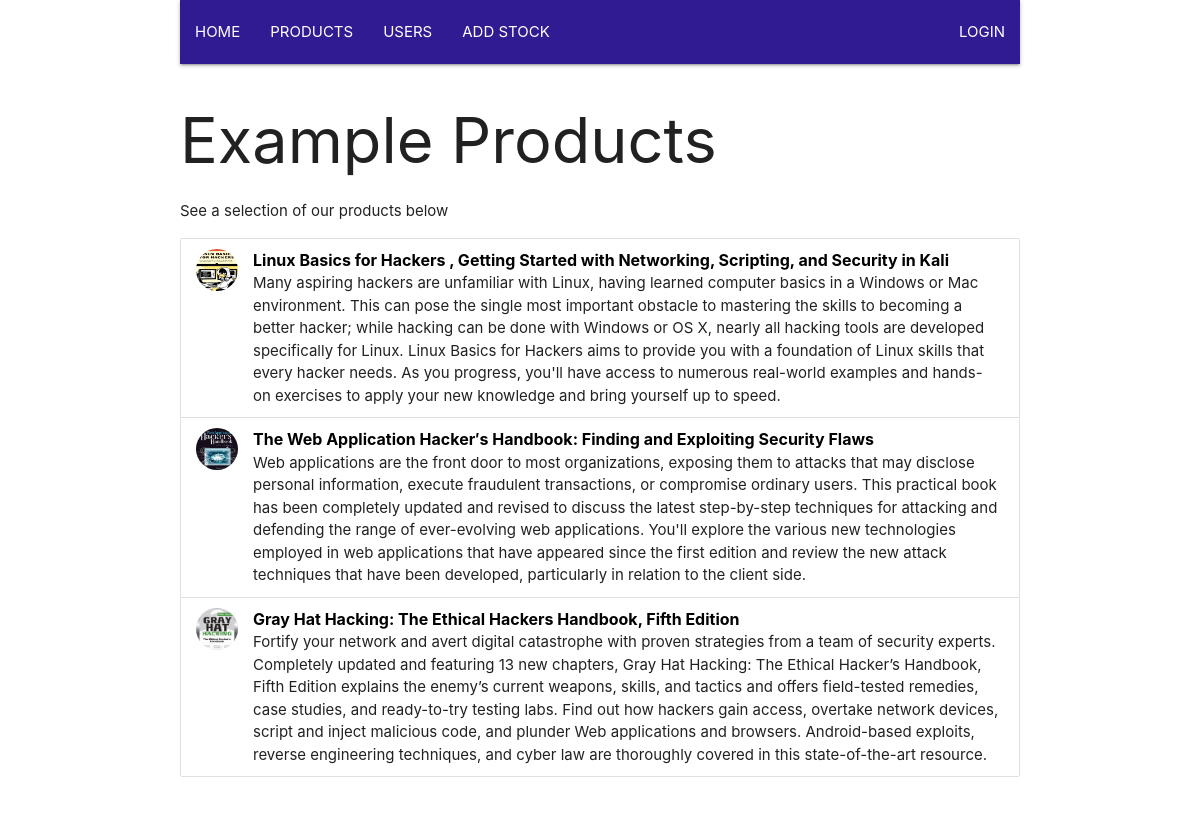
The app's page /adminproducts with its own data.
### tables this page shows
CREATE TABLE product (
   id INTEGER PRIMARY KEY,
   name TEXT NOT NULL,
   description TEXT NOT NULL,
   price REAL,
   image TEXT
   );

### app/views.py (the view)
@app.route("/adminproducts", methods=["GET", "POST"])
def adminproducts():
    theItem = flask.request.args.get("item")
    books = query_db("SELECT * FROM product")
    return flask.render_template("adminproducts.html",
                                 books=books)

### app/meta.py (called while the page is built)
def make_dicts(cursor, row):
    return dict((cursor.description[idx][0], value)
                for idx, value in enumerate(row))

def get_db():
    db = getattr(g, '_database', None)
    if db is None:
        db = g._database = sqlite3.connect(DATABASE)
    db.row_factory = make_dicts
    return db

def query_db(query, args=(), one=False):
    cur = get_db().execute(query, args)
    rv = cur.fetchall()
    cur.close()
    return (rv[0] if rv else None) if one else rv

@app.teardown_appcontext
def close_connection(exception):
    db = getattr(g, '_database', None)
    if db is not None:
        db.close()

### app/templates/adminproducts.html (shortened to what this page needs)
{% extends "adminbase.html" %}
{% block content %}
<div class="row">
  {% if not session["user"] %}
  <h1>Example Products</h1>
  <p>See a selection of our products below</p>
  {% else %}
  <h1>Example Products</h1>
  {% endif %}
  <ul class="collection">
    {% for item in books %}
    <li class="collection-item avatar">
      <img src="{{ url_for('serve_image', name=item.image)}}" alt="" class="circle">
	<span class="title">{{ item.name }}</span>
      <p>{{ item.description }}</p>
    </li>
    {% endfor %}
  </ul>
</div>
{% endblock content %}

### app/static/custom.css (style rules this page uses)
.collection .collection-item.avatar .title { font-weight: bold; color: black; }

### records on screen
product: image (picture), name "Linux Basics for Hackers , Getting Started with Networking, Scripting, and Security in Kali", description "Many aspiring hackers are unfamiliar with Linux, having learned computer basics in a Windows or Mac environment. This can pose the single most important obstacle to mastering the skills to becoming a better hacker; while hacking can be done with Windows or OS X, nearly all hacking tools are developed specifically for Linux. Linux Basics for Hackers aims to provide you with a foundation of Linux skills that every hacker needs. As you progress, you'll have access to numerous real-world examples and hands-on exercises to apply your new knowledge and bring yourself up to speed."
product: image (picture), name "The Web Application Hacker′s Handbook: Finding and Exploiting Security Flaws", description "Web applications are the front door to most organizations, exposing them to attacks that may disclose personal information, execute fraudulent transactions, or compromise ordinary users. This practical book has been completely updated and revised to discuss the latest step-by-step techniques for attacking and defending the range of ever-evolving web applications. You'll explore the various new technologies employed in web applications that have appeared since the first edition and review the new attack techniques that have been developed, particularly in relation to the client side."
product: image (picture), name "Gray Hat Hacking: The Ethical Hackers Handbook, Fifth Edition", description "Fortify your network and avert digital catastrophe with proven strategies from a team of security experts. Completely updated and featuring 13 new chapters, Gray Hat Hacking: The Ethical Hacker’s Handbook, Fifth Edition explains the enemy’s current weapons, skills, and tactics and offers field-tested remedies, case studies, and ready-to-try testing labs. Find out how hackers gain access, overtake network devices, script and inject malicious code, and plunder Web applications and browsers. Android-based exploits, reverse engineering techniques, and cyber law are thoroughly covered in this state-of-the-art resource."
